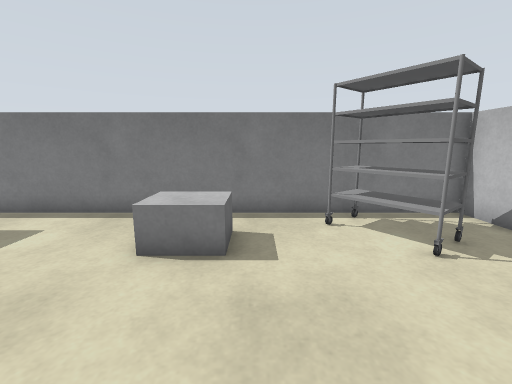
view 1 (above)

19 first-person views from a walk through a Gazebo world. The camera is 1 m above the floor, tilts 10° down and sees 90° across. The floor is counted in squares, 0.5 m on a side. Each view is taken from the middle of a square. On the plan, view 1 faces up. The plan holds only what a view shows up to about 16 squares ahead; the rest is blank. The place goes on beyond the plan.

view 2
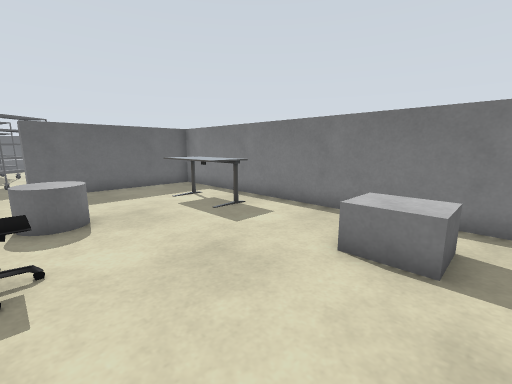

view 3
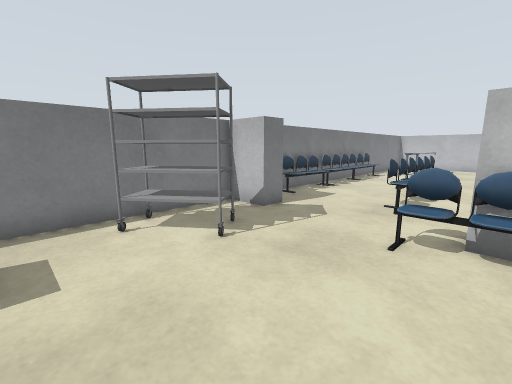

view 4
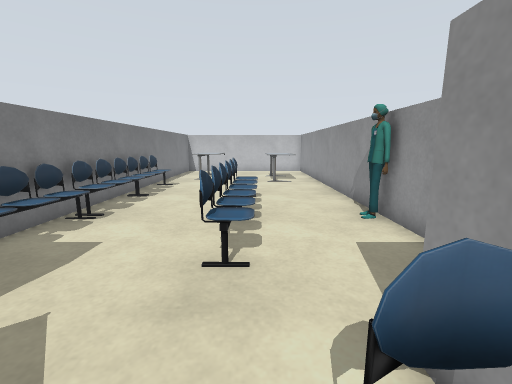

view 5
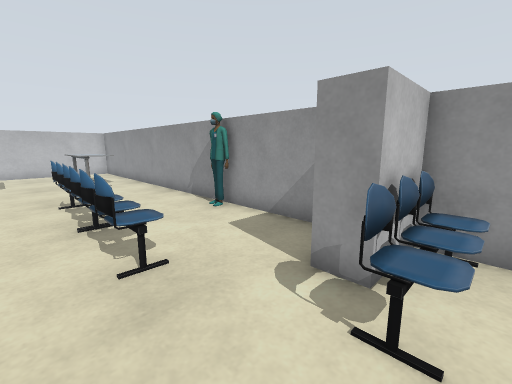

view 6
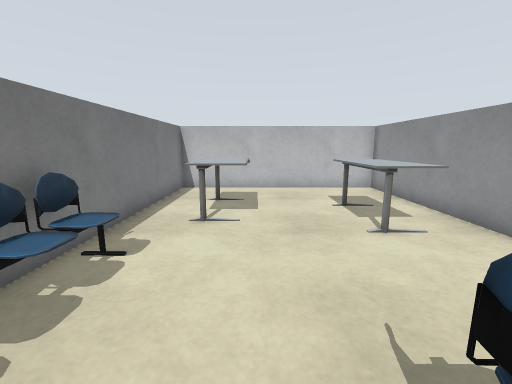

view 7
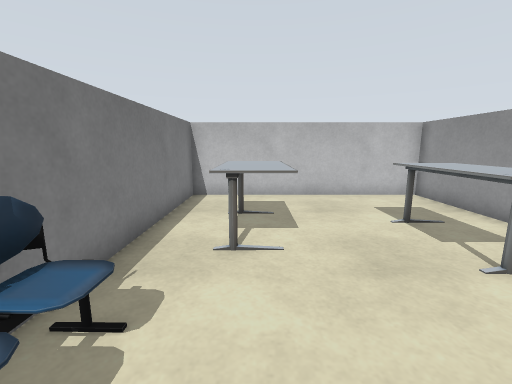

view 8
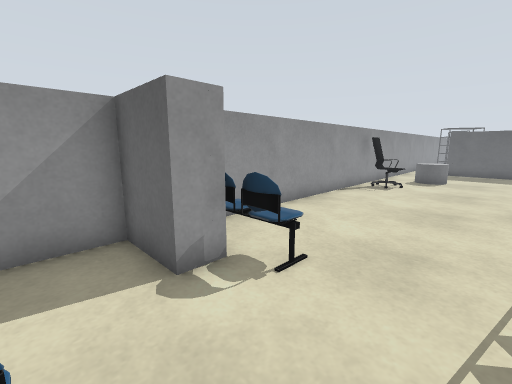

view 9
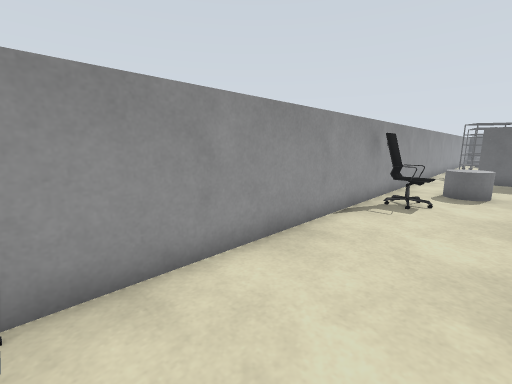

view 10
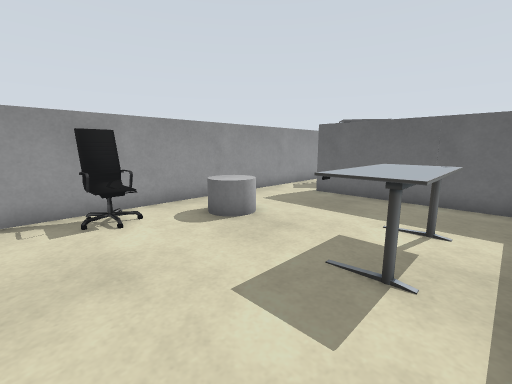

view 11
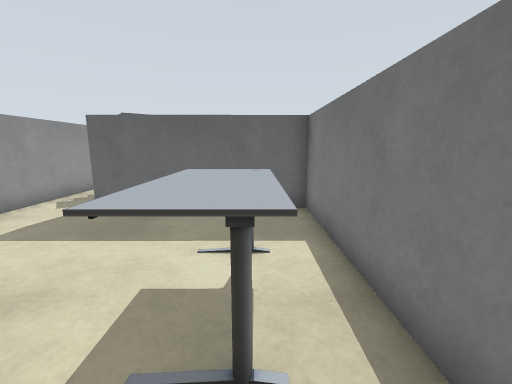

view 12
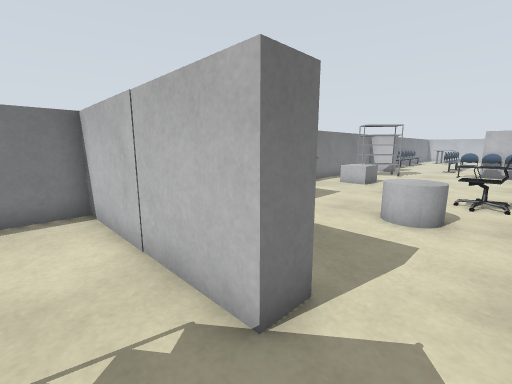

view 13
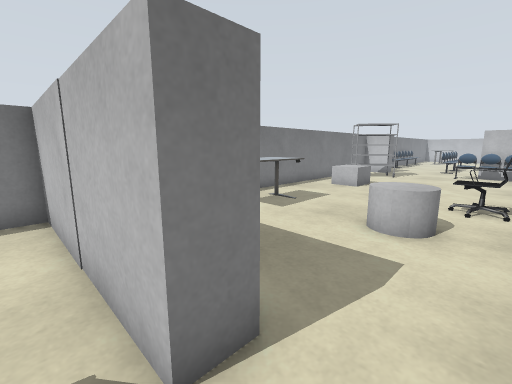

view 14
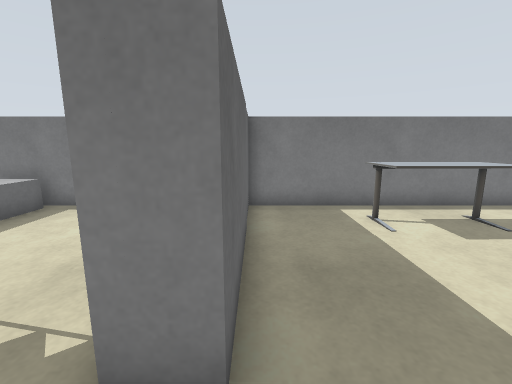

view 15
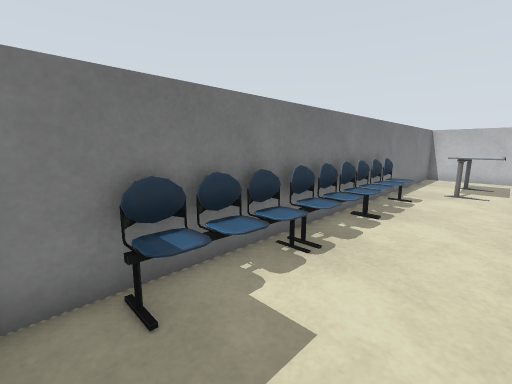

view 16
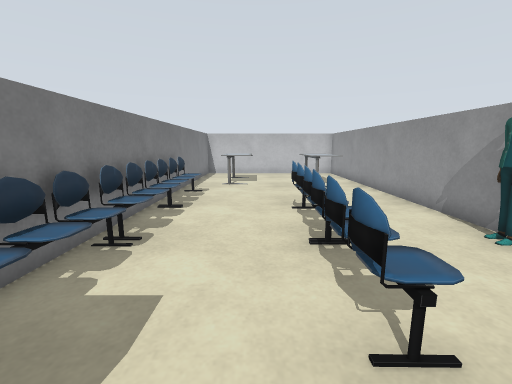

view 17
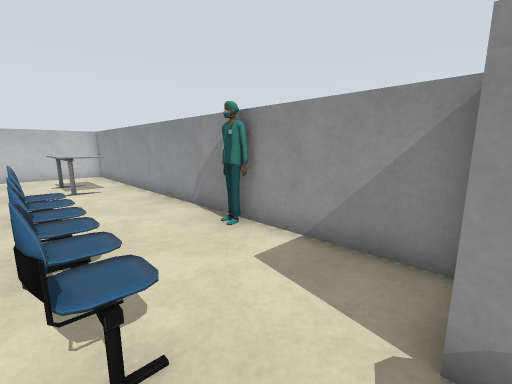

view 18
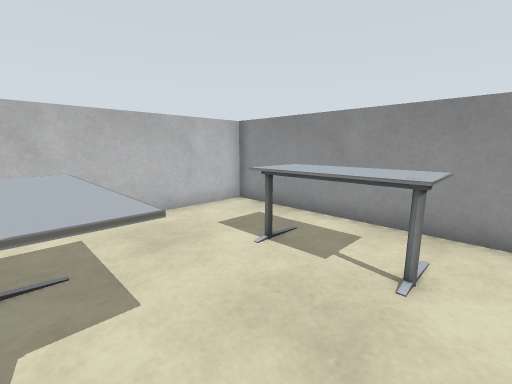

view 19
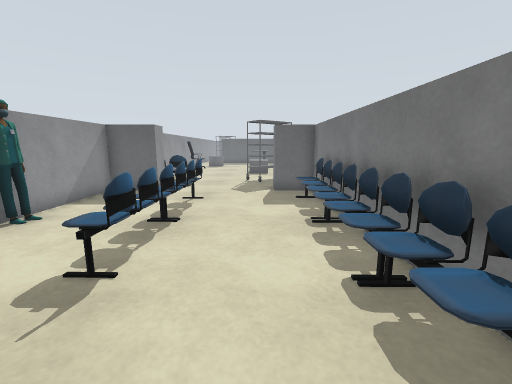

### Floor plan
Points are (right, up) in squares from view 1. A wall is a line through its corners. A room is listed if a view was taken in it or the views show most of it. See-through windows are left out.
Room 1 (views 1, 2, 3, 4, 5, 6, 7, 8, 9, 10, 11, 15, 16, 17, 18, 19)
walls: (6.4, 0.5) (7.2, 0.5) (7.2, -1.7) (26.7, -1.7) (26.7, 7.7) (7.2, 7.7) (7.2, 5.9) (6.2, 5.9) (6.2, 7.7) (-13.2, 7.7) (-13.2, 0.7); (-12.4, -1.7) (6.3, -1.7)
ways out: opening at (-13.5, -0.5) to room 2
objects: table (-10, 5) to (-7, 6); grey cylinder (-9, 0) to (-7, 2); office chair (-5, -1) to (-4, 0); grey box (-2, 4) to (-1, 6); rack (2, 5) to (4, 7); chair (5, -1) to (6, 2); chair (9, 2) to (12, 3); chair (9, 7) to (12, 7); other object (12, -1); chair (13, 2) to (15, 3); chair (13, 6) to (15, 7); chair (16, 6) to (19, 7); table (20, 0) to (23, 1); table (21, 4) to (24, 6)
Room 2 (views 12, 13, 14)
walls: (-13.2, 0.7) (-14.2, 0.7) (-14.2, 7.7) (-16.2, 7.7); (-17.2, -1.7) (-12.4, -1.7)
ways out: opening at (-13.5, -0.5) to room 1
objects: rack (-17, 0) to (-17, 1)

Where each view was taken, in squares from view 1:
view 1: 0 up, 0 right, facing up
view 2: 0 up, 0 right, facing up-left
view 3: 0 up, 0 right, facing up-right
view 4: 2 up, 5 right, facing right
view 5: 4 up, 5 right, facing down-right
view 6: 4 up, 14 right, facing right
view 7: 5 up, 16 right, facing right
view 8: 4 up, 9 right, facing down-left
view 9: 2 up, 5 right, facing down-left
view 10: 7 up, 3 left, facing down-left
view 11: 6 up, 5 left, facing left
view 12: 1 down, 16 left, facing up-right
view 13: 1 down, 15 left, facing up-right
view 14: 1 down, 13 left, facing up
view 15: 4 up, 8 right, facing up-right
view 16: 4 up, 7 right, facing right
view 17: 3 up, 7 right, facing down-right
view 18: 5 up, 19 right, facing down-right
view 19: 5 up, 19 right, facing left
